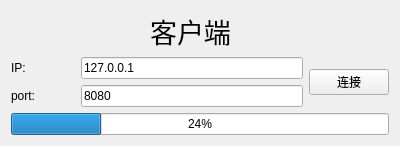
<?xml version="1.0" encoding="UTF-8"?>
<ui version="4.0">
 <class>ClientWidget</class>
 <widget class="QWidget" name="ClientWidget">
  <property name="geometry">
   <rect>
    <x>0</x>
    <y>0</y>
    <width>400</width>
    <height>145</height>
   </rect>
  </property>
  <property name="windowTitle">
   <string>Form</string>
  </property>
  <layout class="QGridLayout" name="gridLayout">
   <item row="0" column="0" colspan="2">
    <spacer name="horizontalSpacer">
     <property name="orientation">
      <enum>Qt::Horizontal</enum>
     </property>
     <property name="sizeHint" stdset="0">
      <size>
       <width>128</width>
       <height>20</height>
      </size>
     </property>
    </spacer>
   </item>
   <item row="0" column="2">
    <widget class="QLabel" name="label">
     <property name="font">
      <font>
       <family>楷体</family>
       <pointsize>20</pointsize>
      </font>
     </property>
     <property name="text">
      <string>客户端</string>
     </property>
     <property name="alignment">
      <set>Qt::AlignCenter</set>
     </property>
    </widget>
   </item>
   <item row="0" column="3" colspan="2">
    <spacer name="horizontalSpacer_2">
     <property name="orientation">
      <enum>Qt::Horizontal</enum>
     </property>
     <property name="sizeHint" stdset="0">
      <size>
       <width>152</width>
       <height>20</height>
      </size>
     </property>
    </spacer>
   </item>
   <item row="1" column="0">
    <widget class="QLabel" name="label_2">
     <property name="text">
      <string>IP:</string>
     </property>
    </widget>
   </item>
   <item row="1" column="1" colspan="3">
    <widget class="QLineEdit" name="textIP">
     <property name="text">
      <string>127.0.0.1</string>
     </property>
    </widget>
   </item>
   <item row="1" column="4" rowspan="2">
    <widget class="QPushButton" name="connectButton">
     <property name="text">
      <string>连接</string>
     </property>
    </widget>
   </item>
   <item row="2" column="0">
    <widget class="QLabel" name="label_3">
     <property name="text">
      <string>port:</string>
     </property>
    </widget>
   </item>
   <item row="2" column="1" colspan="3">
    <widget class="QLineEdit" name="textPort">
     <property name="text">
      <string>8080</string>
     </property>
    </widget>
   </item>
   <item row="3" column="0" colspan="5">
    <widget class="QProgressBar" name="progressBar">
     <property name="value">
      <number>24</number>
     </property>
    </widget>
   </item>
  </layout>
 </widget>
 <resources/>
 <connections/>
</ui>
